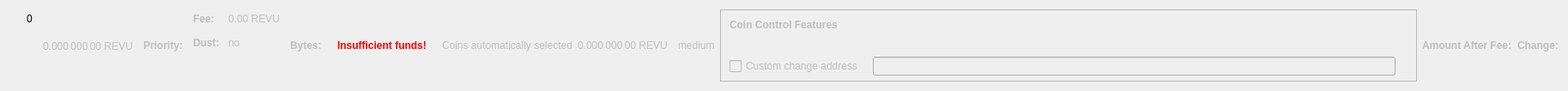
    <widget class="QWidget" name="dummyHideWidget" native="true">
     <property name="maximumSize">
      <size>
       <width>100</width>
       <height>22</height>
      </size>
     </property>
     <layout class="QHBoxLayout" name="dummyHideLayout">
      <item>
       <layout class="QFormLayout" name="formLayoutCoinControl1">
        <property name="horizontalSpacing">
         <number>10</number>
        </property>
        <property name="verticalSpacing">
         <number>14</number>
        </property>
        <property name="leftMargin">
         <number>10</number>
        </property>
        <property name="topMargin">
         <number>4</number>
        </property>
        <property name="rightMargin">
         <number>6</number>
        </property>
        <item row="0" column="1">
         <widget class="QLabel" name="labelCoinControlBytes">
          <property name="cursor">
           <cursorShape>IBeamCursor</cursorShape>
          </property>
          <property name="contextMenuPolicy">
           <enum>Qt::ActionsContextMenu</enum>
          </property>
          <property name="text">
           <string notr="true">0</string>
          </property>
          <property name="textInteractionFlags">
           <set>Qt::LinksAccessibleByMouse|Qt::TextSelectableByKeyboard|Qt::TextSelectableByMouse</set>
          </property>
         </widget>
        </item>
       </layout>
      </item>
      <item>
       <widget class="QLabel" name="labelCoinControlAfterFee">
        <property name="enabled">
         <bool>false</bool>
        </property>
        <property name="sizePolicy">
         <sizepolicy hsizetype="Fixed" vsizetype="Fixed">
          <horstretch>0</horstretch>
          <verstretch>0</verstretch>
         </sizepolicy>
        </property>
        <property name="minimumSize">
         <size>
          <width>111</width>
          <height>12</height>
         </size>
        </property>
        <property name="maximumSize">
         <size>
          <width>111</width>
          <height>12</height>
         </size>
        </property>
        <property name="cursor">
         <cursorShape>IBeamCursor</cursorShape>
        </property>
        <property name="contextMenuPolicy">
         <enum>Qt::ActionsContextMenu</enum>
        </property>
        <property name="text">
         <string notr="true">0.000 000 00 REVU</string>
        </property>
        <property name="textInteractionFlags">
         <set>Qt::LinksAccessibleByMouse|Qt::TextSelectableByKeyboard|Qt::TextSelectableByMouse</set>
        </property>
       </widget>
      </item>
      <item>
       <widget class="QLabel" name="labelCoinControlPriorityText">
        <property name="enabled">
         <bool>false</bool>
        </property>
        <property name="font">
         <font>
          <weight>75</weight>
          <bold>true</bold>
         </font>
        </property>
        <property name="text">
         <string>Priority:</string>
        </property>
       </widget>
      </item>
      <item>
       <layout class="QHBoxLayout" name="horizontalLayout"/>
      </item>
      <item>
       <layout class="QFormLayout" name="formLayoutCoinControl3">
        <property name="horizontalSpacing">
         <number>10</number>
        </property>
        <property name="verticalSpacing">
         <number>14</number>
        </property>
        <property name="leftMargin">
         <number>6</number>
        </property>
        <property name="topMargin">
         <number>4</number>
        </property>
        <property name="rightMargin">
         <number>6</number>
        </property>
        <item row="0" column="0">
         <widget class="QLabel" name="labelCoinControlFeeText">
          <property name="enabled">
           <bool>false</bool>
          </property>
          <property name="font">
           <font>
            <weight>75</weight>
            <bold>true</bold>
           </font>
          </property>
          <property name="text">
           <string>Fee:</string>
          </property>
          <property name="margin">
           <number>0</number>
          </property>
         </widget>
        </item>
        <item row="0" column="1">
         <widget class="QLabel" name="labelCoinControlFee">
          <property name="enabled">
           <bool>false</bool>
          </property>
          <property name="cursor">
           <cursorShape>IBeamCursor</cursorShape>
          </property>
          <property name="contextMenuPolicy">
           <enum>Qt::ActionsContextMenu</enum>
          </property>
          <property name="text">
           <string notr="true">0.00 REVU</string>
          </property>
          <property name="textInteractionFlags">
           <set>Qt::LinksAccessibleByMouse|Qt::TextSelectableByKeyboard|Qt::TextSelectableByMouse</set>
          </property>
         </widget>
        </item>
        <item row="1" column="0">
         <widget class="QLabel" name="labelCoinControlLowOutputText">
          <property name="enabled">
           <bool>false</bool>
          </property>
          <property name="font">
           <font>
            <weight>75</weight>
            <bold>true</bold>
           </font>
          </property>
          <property name="text">
           <string>Dust:</string>
          </property>
         </widget>
        </item>
        <item row="1" column="1">
         <widget class="QLabel" name="labelCoinControlLowOutput">
          <property name="enabled">
           <bool>false</bool>
          </property>
          <property name="cursor">
           <cursorShape>IBeamCursor</cursorShape>
          </property>
          <property name="contextMenuPolicy">
           <enum>Qt::ActionsContextMenu</enum>
          </property>
          <property name="text">
           <string>no</string>
          </property>
          <property name="textInteractionFlags">
           <set>Qt::LinksAccessibleByMouse|Qt::TextSelectableByKeyboard|Qt::TextSelectableByMouse</set>
          </property>
         </widget>
        </item>
       </layout>
      </item>
      <item>
       <widget class="QLabel" name="labelCoinControlBytesText">
        <property name="enabled">
         <bool>false</bool>
        </property>
        <property name="font">
         <font>
          <weight>75</weight>
          <bold>true</bold>
         </font>
        </property>
        <property name="text">
         <string>Bytes:</string>
        </property>
       </widget>
      </item>
      <item>
       <layout class="QFormLayout" name="formLayoutCoinControl2">
        <property name="horizontalSpacing">
         <number>10</number>
        </property>
        <property name="verticalSpacing">
         <number>14</number>
        </property>
        <property name="leftMargin">
         <number>6</number>
        </property>
        <property name="topMargin">
         <number>4</number>
        </property>
        <property name="rightMargin">
         <number>6</number>
        </property>
       </layout>
      </item>
      <item>
       <layout class="QHBoxLayout" name="horizontalLayoutCoinControl2">
        <property name="spacing">
         <number>8</number>
        </property>
        <property name="bottomMargin">
         <number>10</number>
        </property>
       </layout>
      </item>
      <item>
       <widget class="QLabel" name="labelCoinControlInsuffFunds">
        <property name="enabled">
         <bool>false</bool>
        </property>
        <property name="minimumSize">
         <size>
          <width>0</width>
          <height>0</height>
         </size>
        </property>
        <property name="font">
         <font>
          <weight>75</weight>
          <bold>true</bold>
         </font>
        </property>
        <property name="styleSheet">
         <string notr="true">color:red;font-weight:bold;</string>
        </property>
        <property name="text">
         <string>Insufficient funds!</string>
        </property>
        <property name="margin">
         <number>5</number>
        </property>
       </widget>
      </item>
      <item>
       <layout class="QFormLayout" name="formLayoutCoinControl4">
        <property name="horizontalSpacing">
         <number>10</number>
        </property>
        <property name="verticalSpacing">
         <number>14</number>
        </property>
        <property name="leftMargin">
         <number>6</number>
        </property>
        <property name="topMargin">
         <number>4</number>
        </property>
        <property name="rightMargin">
         <number>6</number>
        </property>
       </layout>
      </item>
      <item>
       <widget class="QLabel" name="labelCoinControlAutomaticallySelected">
        <property name="enabled">
         <bool>false</bool>
        </property>
        <property name="sizePolicy">
         <sizepolicy hsizetype="Fixed" vsizetype="Fixed">
          <horstretch>0</horstretch>
          <verstretch>0</verstretch>
         </sizepolicy>
        </property>
        <property name="minimumSize">
         <size>
          <width>0</width>
          <height>0</height>
         </size>
        </property>
        <property name="maximumSize">
         <size>
          <width>240</width>
          <height>16777215</height>
         </size>
        </property>
        <property name="text">
         <string>Coins automatically selected</string>
        </property>
        <property name="margin">
         <number>5</number>
        </property>
       </widget>
      </item>
      <item>
       <widget class="QLabel" name="labelCoinControlChange">
        <property name="enabled">
         <bool>false</bool>
        </property>
        <property name="sizePolicy">
         <sizepolicy hsizetype="Fixed" vsizetype="Fixed">
          <horstretch>0</horstretch>
          <verstretch>0</verstretch>
         </sizepolicy>
        </property>
        <property name="minimumSize">
         <size>
          <width>111</width>
          <height>0</height>
         </size>
        </property>
        <property name="maximumSize">
         <size>
          <width>111</width>
          <height>16777215</height>
         </size>
        </property>
        <property name="cursor">
         <cursorShape>IBeamCursor</cursorShape>
        </property>
        <property name="contextMenuPolicy">
         <enum>Qt::ActionsContextMenu</enum>
        </property>
        <property name="text">
         <string notr="true">0.000 000 00 REVU</string>
        </property>
        <property name="textInteractionFlags">
         <set>Qt::LinksAccessibleByMouse|Qt::TextSelectableByKeyboard|Qt::TextSelectableByMouse</set>
        </property>
       </widget>
      </item>
      <item>
       <widget class="QLabel" name="labelCoinControlPriority">
        <property name="enabled">
         <bool>false</bool>
        </property>
        <property name="cursor">
         <cursorShape>IBeamCursor</cursorShape>
        </property>
        <property name="contextMenuPolicy">
         <enum>Qt::ActionsContextMenu</enum>
        </property>
        <property name="text">
         <string>medium</string>
        </property>
        <property name="textInteractionFlags">
         <set>Qt::LinksAccessibleByMouse|Qt::TextSelectableByKeyboard|Qt::TextSelectableByMouse</set>
        </property>
       </widget>
      </item>
      <item>
       <widget class="QFrame" name="frameCoinControl">
        <property name="sizePolicy">
         <sizepolicy hsizetype="Expanding" vsizetype="Expanding">
          <horstretch>0</horstretch>
          <verstretch>0</verstretch>
         </sizepolicy>
        </property>
        <property name="maximumSize">
         <size>
          <width>16777215</width>
          <height>16777215</height>
         </size>
        </property>
        <property name="frameShape">
         <enum>QFrame::StyledPanel</enum>
        </property>
        <property name="frameShadow">
         <enum>QFrame::Sunken</enum>
        </property>
        <layout class="QVBoxLayout" name="verticalLayoutCoinControl2_2">
         <property name="spacing">
          <number>0</number>
         </property>
         <property name="leftMargin">
          <number>0</number>
         </property>
         <property name="topMargin">
          <number>0</number>
         </property>
         <property name="rightMargin">
          <number>0</number>
         </property>
         <property name="bottomMargin">
          <number>6</number>
         </property>
         <item>
          <layout class="QVBoxLayout" name="verticalLayoutCoinControl" stretch="0,0,0,1">
           <property name="spacing">
            <number>0</number>
           </property>
           <property name="leftMargin">
            <number>10</number>
           </property>
           <property name="topMargin">
            <number>10</number>
           </property>
           <item>
            <layout class="QHBoxLayout" name="horizontalLayoutCoinControl1">
             <property name="bottomMargin">
              <number>15</number>
             </property>
             <item>
              <widget class="QLabel" name="labelCoinControlFeatures">
               <property name="enabled">
                <bool>false</bool>
               </property>
               <property name="sizePolicy">
                <sizepolicy hsizetype="Preferred" vsizetype="Maximum">
                 <horstretch>0</horstretch>
                 <verstretch>0</verstretch>
                </sizepolicy>
               </property>
               <property name="font">
                <font>
                 <weight>75</weight>
                 <bold>true</bold>
                </font>
               </property>
               <property name="styleSheet">
                <string notr="true">font-weight:bold;</string>
               </property>
               <property name="text">
                <string>Coin Control Features</string>
               </property>
              </widget>
             </item>
            </layout>
           </item>
           <item>
            <widget class="QWidget" name="widgetCoinControl" native="true">
             <property name="sizePolicy">
              <sizepolicy hsizetype="Preferred" vsizetype="Preferred">
               <horstretch>0</horstretch>
               <verstretch>0</verstretch>
              </sizepolicy>
             </property>
             <property name="minimumSize">
              <size>
               <width>0</width>
               <height>0</height>
              </size>
             </property>
             <property name="styleSheet">
              <string notr="true"/>
             </property>
             <layout class="QHBoxLayout" name="horizontalLayoutCoinControl5_2">
              <property name="leftMargin">
               <number>0</number>
              </property>
              <property name="topMargin">
               <number>0</number>
              </property>
              <property name="rightMargin">
               <number>0</number>
              </property>
              <property name="bottomMargin">
               <number>0</number>
              </property>
              <item>
               <layout class="QHBoxLayout" name="horizontalLayoutCoinControl3">
                <property name="spacing">
                 <number>20</number>
                </property>
                <property name="topMargin">
                 <number>0</number>
                </property>
                <property name="bottomMargin">
                 <number>10</number>
                </property>
               </layout>
              </item>
             </layout>
            </widget>
           </item>
           <item>
            <layout class="QHBoxLayout" name="horizontalLayoutCoinControl4" stretch="0,0,0">
             <property name="spacing">
              <number>12</number>
             </property>
             <property name="sizeConstraint">
              <enum>QLayout::SetDefaultConstraint</enum>
             </property>
             <property name="topMargin">
              <number>5</number>
             </property>
             <property name="rightMargin">
              <number>5</number>
             </property>
             <item>
              <widget class="QCheckBox" name="checkBoxCoinControlChange">
               <property name="enabled">
                <bool>false</bool>
               </property>
               <property name="toolTip">
                <string>If this is activated, but the change address is empty or invalid, change will be sent to a newly generated address.</string>
               </property>
               <property name="text">
                <string>Custom change address</string>
               </property>
              </widget>
             </item>
             <item>
              <widget class="QValidatedLineEdit" name="lineEditCoinControlChange">
               <property name="enabled">
                <bool>false</bool>
               </property>
               <property name="sizePolicy">
                <sizepolicy hsizetype="Expanding" vsizetype="Fixed">
                 <horstretch>0</horstretch>
                 <verstretch>0</verstretch>
                </sizepolicy>
               </property>
              </widget>
             </item>
             <item>
              <widget class="QLabel" name="labelCoinControlChangeLabel_2">
               <property name="sizePolicy">
                <sizepolicy hsizetype="Preferred" vsizetype="Expanding">
                 <horstretch>0</horstretch>
                 <verstretch>0</verstretch>
                </sizepolicy>
               </property>
               <property name="minimumSize">
                <size>
                 <width>0</width>
                 <height>0</height>
                </size>
               </property>
               <property name="text">
                <string/>
               </property>
               <property name="margin">
                <number>3</number>
               </property>
              </widget>
             </item>
            </layout>
           </item>
           <item>
            <spacer name="verticalSpacerCoinControl">
             <property name="orientation">
              <enum>Qt::Vertical</enum>
             </property>
             <property name="sizeHint" stdset="0">
              <size>
               <width>800</width>
               <height>1</height>
              </size>
             </property>
            </spacer>
           </item>
          </layout>
         </item>
        </layout>
       </widget>
      </item>
      <item>
       <widget class="QLabel" name="labelCoinControlAfterFeeText">
        <property name="enabled">
         <bool>false</bool>
        </property>
        <property name="minimumSize">
         <size>
          <width>0</width>
          <height>0</height>
         </size>
        </property>
        <property name="maximumSize">
         <size>
          <width>16777215</width>
          <height>16777215</height>
         </size>
        </property>
        <property name="font">
         <font>
          <weight>75</weight>
          <bold>true</bold>
         </font>
        </property>
        <property name="text">
         <string>Amount After Fee:</string>
        </property>
        <property name="alignment">
         <set>Qt::AlignLeading|Qt::AlignLeft|Qt::AlignVCenter</set>
        </property>
        <property name="margin">
         <number>0</number>
        </property>
       </widget>
      </item>
      <item>
       <widget class="QLabel" name="labelCoinControlChangeText">
        <property name="enabled">
         <bool>false</bool>
        </property>
        <property name="sizePolicy">
         <sizepolicy hsizetype="Preferred" vsizetype="Preferred">
          <horstretch>0</horstretch>
          <verstretch>0</verstretch>
         </sizepolicy>
        </property>
        <property name="minimumSize">
         <size>
          <width>0</width>
          <height>0</height>
         </size>
        </property>
        <property name="maximumSize">
         <size>
          <width>16777215</width>
          <height>16777215</height>
         </size>
        </property>
        <property name="font">
         <font>
          <weight>75</weight>
          <bold>true</bold>
         </font>
        </property>
        <property name="text">
         <string>Change:</string>
        </property>
        <property name="alignment">
         <set>Qt::AlignLeading|Qt::AlignLeft|Qt::AlignVCenter</set>
        </property>
       </widget>
      </item>
     </layout>
    </widget>
